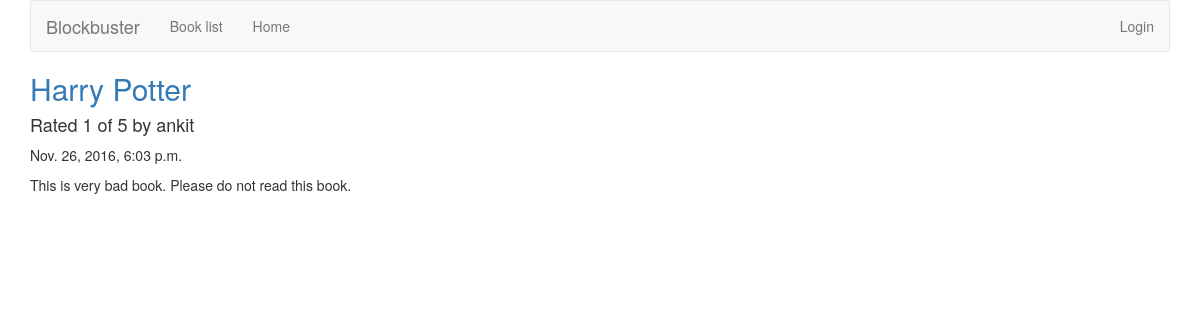
Before: /bookfinder/review/4/ with the older database file.
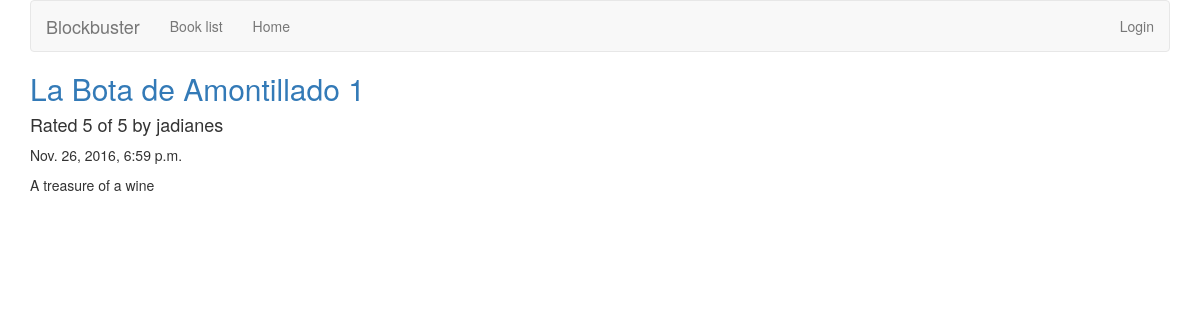
After: the same page with the newer database file.
### bookfinder/models.py (models this page shows, shortened)
class Review(models.Model):
    RATING_CHOICES = (
        (1, '1'),
        (2, '2'),
        (3, '3'),
        (4, '4'),
        (5, '5'),
    )
    book = models.ForeignKey(Book)
    pub_date = models.DateTimeField('date published')
    user_name = models.CharField(max_length=100)
    comment = models.CharField(max_length=200)
    rating = models.IntegerField(choices=RATING_CHOICES)

class Book(models.Model):
    name = models.CharField(max_length = 200)

### bookfinder/views.py (the view)
# urls.py: url(r'^review/(?P<review_id>[0-9]+)/$', views.review_detail, name='review_detail'),
def review_detail(request, review_id):
    review = get_object_or_404(Review, pk=review_id)
    return render(request, 'bookfinder/review_detail.html', {'review': review})

### bookfinder/templates/bookfinder/review_detail.html
{% extends 'base.html' %}
{% block title %}
<h2><a href="{% url 'bookfinder:book_detail' review.book.id %}">{{ review.book.name }}</a></h2>
{% endblock %}
{% block content %}
<h4>Rated {{ review.rating }} of 5 by {{ review.user_name }}</h4>
<p>{{ review.pub_date }}</p>
<p>{{ review.comment }}</p>
{% endblock %}

Changed rows visible on the page:
changed Review: book.name "Harry Potter" → "La Bota de Amontillado 1"; rating "1" → "5"; user_name "ankit" → "jadianes"; pub_date "Nov. 26, 2016, 6:03 p.m." → "Nov. 26, 2016, 6:59 p.m."; comment "This is very bad book. Please do not read this book." → "A treasure of a wine"
